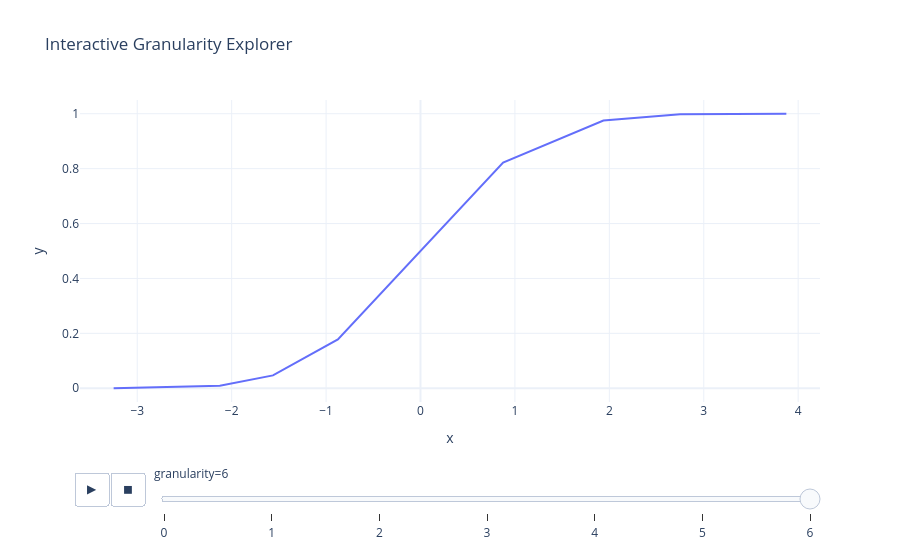

Notebook source saved alongside this figure:
### Markdown cell above
### Interactive Granularity Slider

Use `granularity=None` for interactive exploration:

### Code cell
fig = khisto_plotly.ecdf(
    x=data,
    granularity=None,  # Enable interactive slider
    title="Interactive Granularity Explorer",
    template="plotly_white",
)
fig.show()

### Figure 1 — Plotly figure (JSON) as saved in the notebook; plotly's stock layout.template omitted (floating-point values rounded to 4 significant figures)
{"data": [{"hovertemplate": "granularity=6<br>x=%{x}<br>y=%{y}<extra></extra>", "legendgroup": "", "line": {"dash": "solid", "shape": "linear"}, "marker": {"color": "#636efa", "symbol": "circle"}, "mode": "lines", "name": "", "orientation": "v", "showlegend": false, "type": "scatter", "x": [-3.25, -2.125, -1.562, -0.875, 0.875, 1.938, 2.75, 3.875], "xaxis": "x", "y": [0.0, 0.009, 0.047, 0.178, 0.822, 0.975, 0.998, 1.0], "yaxis": "y"}], "layout": {"legend": {"tracegroupgap": 0}, "sliders": [{"active": 6, "currentvalue": {"prefix": "granularity="}, "len": 0.9, "pad": {"b": 10, "t": 60}, "steps": [{"args": [["0"], {"frame": {"duration": 0, "redraw": false}, "fromcurrent": true, "mode": "immediate", "transition": {"duration": 0, "easing": "linear"}}], "label": "0", "method": "animate"}, {"args": [["1"], {"frame": {"duration": 0, "redraw": false}, "fromcurrent": true, "mode": "immediate", "transition": {"duration": 0, "easing": "linear"}}], "label": "1", "method": "animate"}, {"args": [["2"], {"frame": {"duration": 0, "redraw": false}, "fromcurrent": true, "mode": "immediate", "transition": {"duration": 0, "easing": "linear"}}], "label": "2", "method": "animate"}, {"args": [["3"], {"frame": {"duration": 0, "redraw": false}, "fromcurrent": true, "mode": "immediate", "transition": {"duration": 0, "easing": "linear"}}], "label": "3", "method": "animate"}, {"args": [["4"], {"frame": {"duration": 0, "redraw": false}, "fromcurrent": true, "mode": "immediate", "transition": {"duration": 0, "easing": "linear"}}], "label": "4", "method": "animate"}, {"args": [["5"], {"frame": {"duration": 0, "redraw": false}, "fromcurrent": true, "mode": "immediate", "transition": {"duration": 0, "easing": "linear"}}], "label": "5", "method": "animate"}, {"args": [["6"], {"frame": {"duration": 0, "redraw": false}, "fromcurrent": true, "mode": "immediate", "transition": {"duration": 0, "easing": "linear"}}], "label": "6", "method": "animate"}], "x": 0.1, "xanchor": "left", "y": 0, "yanchor": "top"}], "title": {"text": "Interactive Granularity Explorer"}, "updatemenus": [{"buttons": [{"args": [null, {"frame": {"duration": 500, "redraw": false}, "fromcurrent": true, "mode": "immediate", "transition": {"duration": 500, "easing": "linear"}}], "label": "&#9654;", "method": "animate"}, {"args": [[null], {"frame": {"duration": 0, "redraw": false}, "fromcurrent": true, "mode": "immediate", "transition": {"duration": 0, "easing": "linear"}}], "label": "&#9724;", "method": "animate"}], "direction": "left", "pad": {"r": 10, "t": 70}, "showactive": false, "type": "buttons", "x": 0.1, "xanchor": "right", "y": 0, "yanchor": "top"}], "xaxis": {"anchor": "y", "domain": [0, 1], "range": [-3.606, 4.231], "title": {"text": "x"}}, "yaxis": {"anchor": "x", "domain": [0, 1], "range": [-0.05, 1.05], "title": {"text": "y"}}}}
